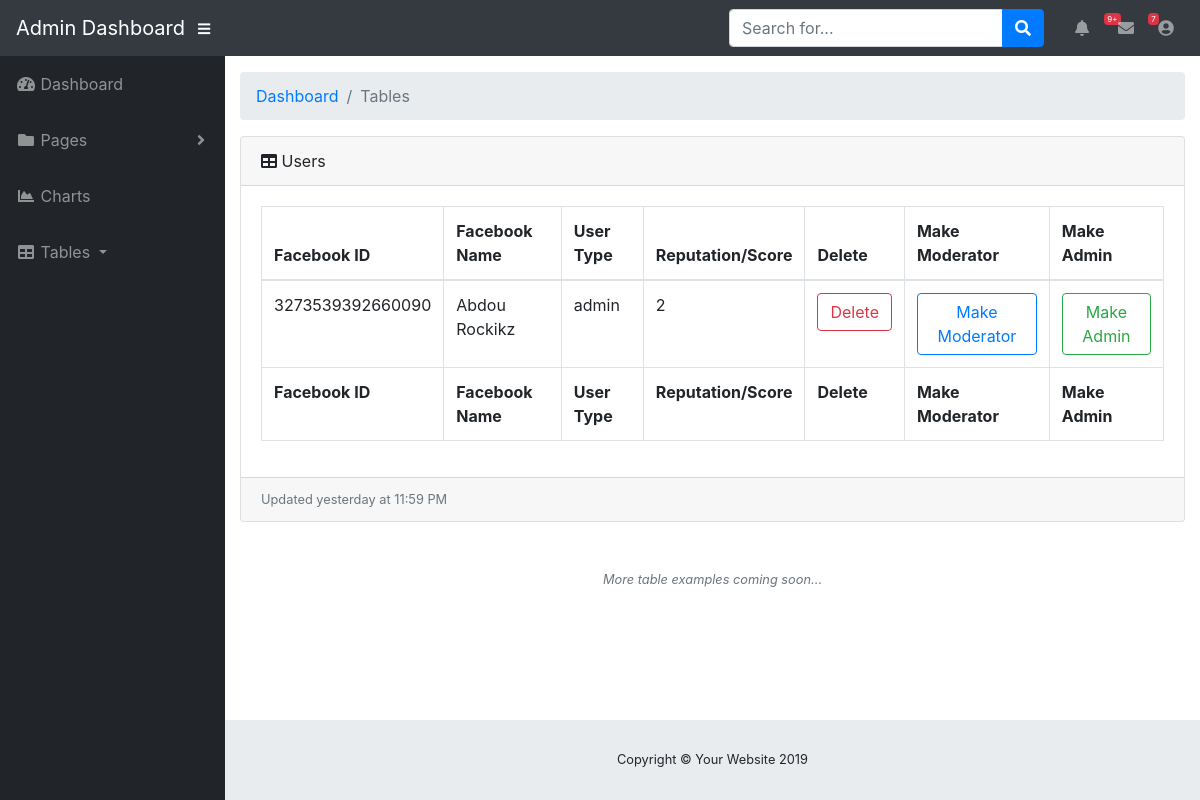
Before: /admin/users with the older database file.
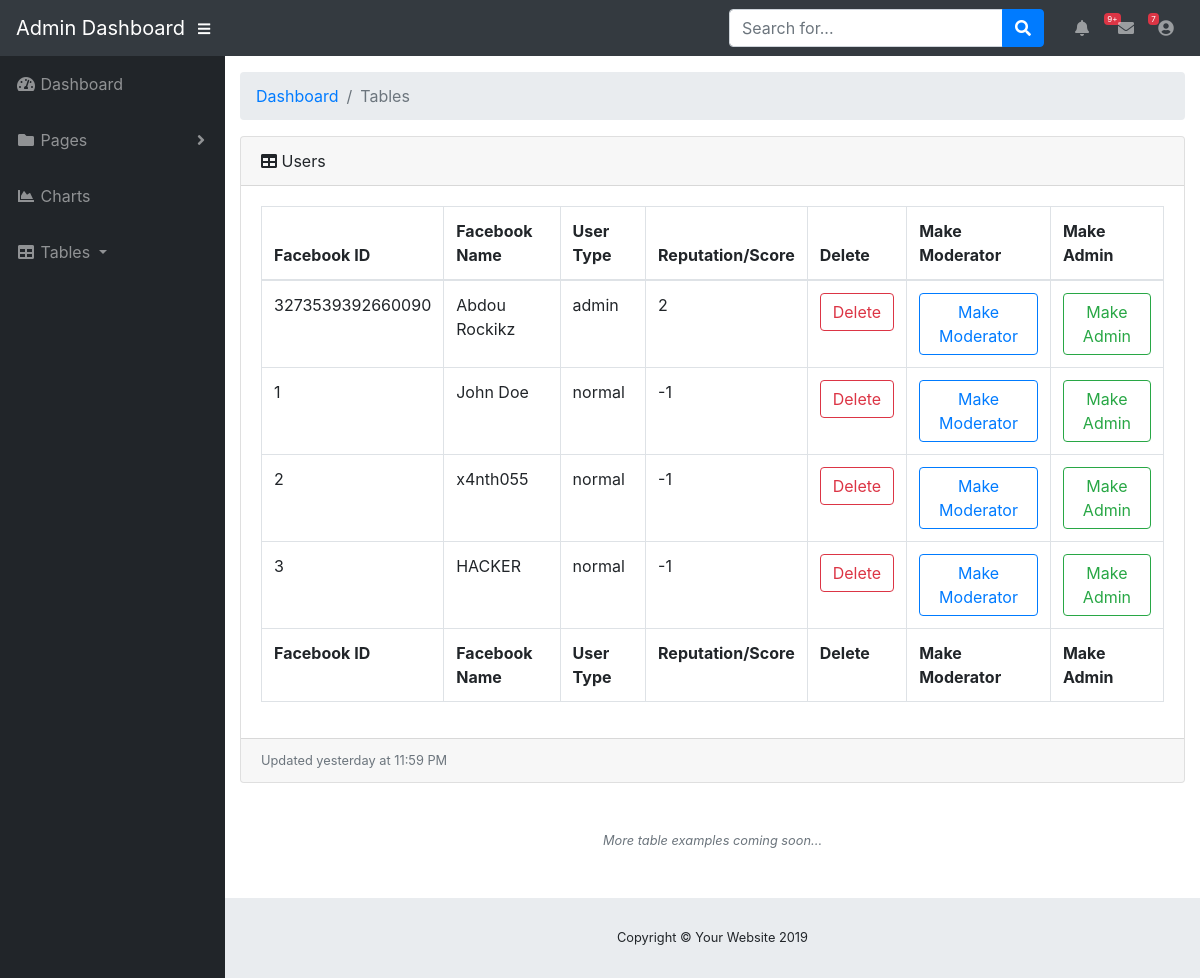
After: the same page with the newer database file.
### tables this page shows
CREATE TABLE USER (ID VARCHAR, NAME VARCHAR, FB_INFO VARCHAR UNIQUE, UNIVERSITY VARCHAR, FACULTY VARCHAR, DEPARTMENT VARCHAR, SPECIALITY VARCHAR, YEAR VARCHAR, GROUPE VARCHAR, TYPE VARCHAR, SCORE INTEGER);

### models/admins/views.py (the view)
@admin_blueprint.route("users")
@admin_required
def user():
    users = [ (data['id'], data['fb_info'].split("|")[0], data['fb_info'].split("|")[1], data['type'], data['score']) for data in get_all_users(formalize=True) ]
    fields = ["ID", "Facebook ID", "Facebook Name", "User Type", "Reputation/Score"]
    return render_template("admin/items.html", items=users, fields=fields, name="users", len=len)

### common/database.py (called while the page is built)
    @classmethod
    def get_all_users(cls, formalize=True):
        cursor = cls.DATABASE.execute("SELECT * FROM USER")
        returned_data = cursor.fetchall()
        if not formalize:
            return returned_data
        data = []
        for item in returned_data:
            d = {}
            for i, field in enumerate(cls.USER_FIELDS):
                d[field.lower()] = item[i]
            data.append(d)
        return data

### common/utils.py (called while the page is built)
def admin_required(f):
    @wraps(f)
    def decorated_function(*args, **kws):
        return f(*args, **kws)
    return decorated_function

### templates/admin/items.html
{% extends "admin/base.html" %}
{% block headcontent %}
<link href="{{url_for('static', filename='css/dataTables.bootstrap4.css')}}" rel="stylesheet">
{% endblock headcontent %}
{% block content %}
<ol class="breadcrumb">
    <li class="breadcrumb-item">
        <a href="{{url_for('admin.home')}}">Dashboard</a>
    </li>
    <li class="breadcrumb-item active">Tables</li>
</ol>
<div class="card mb-3">
    <div class="card-header text-capitalize">
        <i class="fas fa-table"></i>
        {{name}}</div>
    <div class="card-body">
        <div class="table-responsive">
            <table class="table table-bordered" id="dataTable" width="100%" cellspacing="0">
                <thead>
                    <tr>
                        {% for field in fields[1:] %}
                        <th class="text-capitalize">{{field}}</th>
                        {% endfor %}
                        <th>Delete</th>
                        {% if name == 'users' %}
                        <th>Make Moderator</th>
                        <th>Make Admin</th>
                        {% endif %}
                    </tr>
                </thead>
                <tfoot>
                    <tr>
                        {% for field in fields[1:] %}
                        <th class="text-capitalize">{{field}}</th>
                        {% endfor %}
                        <th>Delete</th>
                        {% if name == 'users' %}
                        <th>Make Moderator</th>
                        <th>Make Admin</th>
                        {% endif %}
                    </tr>
                </tfoot>
                <tbody>
                    {% for item in items %}
                    <tr>
                        {% for att in item[1:] %}
                        <td>{{att}}</td>
                        {% endfor %}
                        <td><a href="{{url_for('admin.delete_' + name, id=item[0])}}" class="btn btn-outline-danger">Delete</a></td>
                        {% if name == 'users' %}
                        <td><a href="{{url_for('admin.edit_user', id=item[0], type='moderator')}}" class="btn btn-outline-primary">Make Moderator</a></td>
                        <td><a href="{{url_for('admin.edit_user', id=item[0], type='admin')}}" class="btn btn-outline-success">Make Admin</a></td>
                        {% endif %}
                    </tr>
                    {% endfor %}
                </tbody>
            </table>
        </div>
    </div>
    <div class="card-footer small text-muted">Updated yesterday at 11:59 PM</div>
</div>
<p class="small text-center text-muted my-5">
    <em>More table examples coming soon...</em>
</p>
{% endblock content %}

### templates/admin/base.html (shortened to what this page needs)
<!DOCTYPE html>
<html lang="en">
<head>
  <link rel="stylesheet" href="https://cdnjs.cloudflare.com/ajax/libs/font-awesome/5.8.2/css/all.min.css" />
  <link href="{{url_for('static', filename='css/dataTables.bootstrap4.min.css')}}" rel="stylesheet">
  <link href="{{url_for('static', filename='css/sb-admin.css')}}" rel="stylesheet">
  {% block headcontent %}
  {% endblock headcontent %}
</head>
<body id="page-top">
  <nav class="navbar navbar-expand navbar-dark bg-dark static-top">
    <a class="navbar-brand mr-1" href="{{url_for('admin.home')}}">Admin Dashboard</a>
    <button class="btn btn-link btn-sm text-white order-1 order-sm-0" id="sidebarToggle" href="#">
      <i class="fas fa-bars"></i>
    </button>
    <form class="d-none d-md-inline-block form-inline ml-auto mr-0 mr-md-3 my-2 my-md-0">
      <div class="input-group">
        <input type="text" class="form-control" placeholder="Search for..." aria-label="Search" aria-describedby="basic-addon2">
        <div class="input-group-append">
          <button class="btn btn-primary" type="button">
            <i class="fas fa-search"></i>
          </button>
        </div>
      </div>
    </form>
    <ul class="navbar-nav ml-auto ml-md-0">
      <li class="nav-item dropdown no-arrow mx-1">
        <a class="nav-link dropdown-toggle" href="#" id="alertsDropdown" role="button" data-toggle="dropdown" aria-haspopup="true" aria-expanded="false">
          <i class="fas fa-bell fa-fw"></i>
          <span class="badge badge-danger">9+</span>
        </a>
      </li>
      <li class="nav-item dropdown no-arrow mx-1">
        <a class="nav-link dropdown-toggle" href="#" id="messagesDropdown" role="button" data-toggle="dropdown" aria-haspopup="true" aria-expanded="false">
          <i class="fas fa-envelope fa-fw"></i>
          <span class="badge badge-danger">7</span>
        </a>
      </li>
      <li class="nav-item dropdown no-arrow">
        <a class="nav-link dropdown-toggle" href="#" id="userDropdown" role="button" data-toggle="dropdown" aria-haspopup="true" aria-expanded="false">
          <i class="fas fa-user-circle fa-fw"></i>
        </a>
      </li>
    </ul>
  </nav>
  <div id="wrapper">
    <ul class="sidebar navbar-nav">
      <li class="nav-item">
        <a class="nav-link" href="{{url_for('admin.home')}}">
          <i class="fas fa-fw fa-tachometer-alt"></i>
          <span>Dashboard</span>
        </a>
      </li>
      <li class="nav-item dropdown">
        <a class="nav-link dropdown-toggle" href="#" id="pagesDropdown" role="button" data-toggle="dropdown" aria-haspopup="true" aria-expanded="false">
          <i class="fas fa-fw fa-folder"></i>
          <span>Pages</span>
        </a>
      </li>
      <li class="nav-item">
        <a class="nav-link" href="#">
          <i class="fas fa-fw fa-chart-area"></i>
          <span>Charts</span></a>
      </li>
      <li class="nav-item">
        <a class="nav-link dropdown-toggle" href="#" id="pagesDropdown2" role="button" data-toggle="dropdown" aria-haspopup="true" aria-expanded="false">
          <i class="fas fa-fw fa-table"></i>
          <span>Tables</span>
        </a>
      </li>
    </ul>
    <div id="content-wrapper">
      <div class="container-fluid">
          {% block content %}
          {% endblock content %}
      </div>
      <footer class="sticky-footer">
        <div class="container my-auto">
          <div class="copyright text-center my-auto">
            <span>Copyright © Your Website 2019</span>
          </div>
        </div>
      </footer>
    </div>
  </div>
</body>
</html>

Changed rows visible on the page:
added USER: att "1" "John Doe" "-1", TYPE "normal"
added USER: att "2" "x4nth055" "-1", TYPE "normal"
added USER: att "3" "HACKER" "-1", TYPE "normal"
